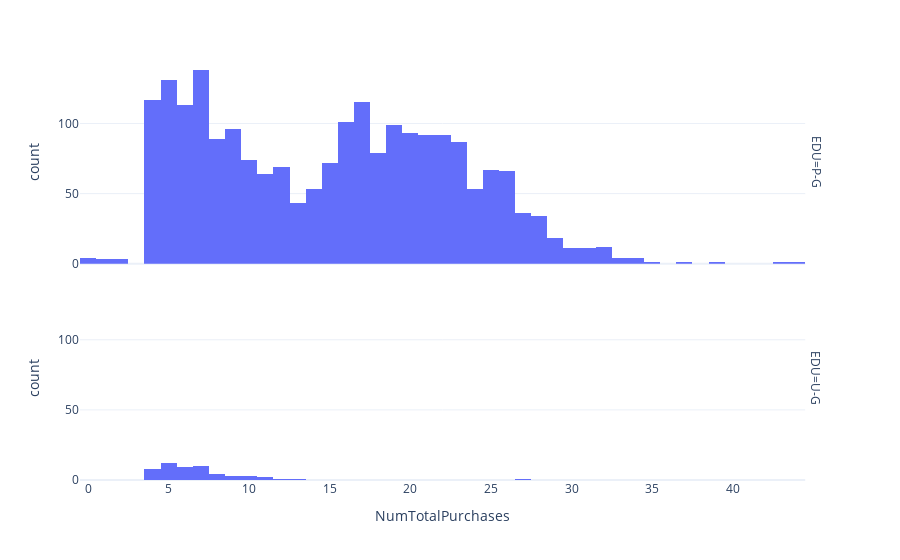

Here is the notebook cell this chart was saved with:
### Code cell
fig = px.histogram (df, x = "NumTotalPurchases",  facet_row = "EDU",  template = 'plotly_white')
fig.show ()

### Figure 1 — Plotly figure (JSON) as saved in the notebook; plotly's stock layout.template omitted (floating-point values rounded to 4 significant figures; data arrays with more than 128 entries replaced by an {"elided": "..."} marker saying what was removed)
{"data": [{"alignmentgroup": "True", "bingroup": "x", "hovertemplate": "EDU=P-G<br>NumTotalPurchases=%{x}<br>count=%{y}<extra></extra>", "legendgroup": "", "marker": {"color": "#636efa", "pattern": {"shape": ""}}, "name": "", "offsetgroup": "", "orientation": "v", "showlegend": false, "type": "histogram", "x": {"elided": "2148 int values"}, "xaxis": "x2", "yaxis": "y2"}, {"alignmentgroup": "True", "bingroup": "x", "hovertemplate": "EDU=U-G<br>NumTotalPurchases=%{x}<br>count=%{y}<extra></extra>", "legendgroup": "", "marker": {"color": "#636efa", "pattern": {"shape": ""}}, "name": "", "offsetgroup": "", "orientation": "v", "showlegend": false, "type": "histogram", "x": [11, 6, 10, 6, 11, 5, 5, 7, 4, 9, 5, 7, 12, 6, 5, 8, 10, 8, 4, 7, 4, 8, 8, 5, 7, 7, 7, 7, 7, 4, 6, 6, 5, 7, 9, 4, 10, 5, 5, 5, 5, 7, 5, 5, 6, 9, 4, 13, 4, 6, 6, 4, 6, 27], "xaxis": "x", "yaxis": "y"}], "layout": {"annotations": [{"font": {}, "showarrow": false, "text": "EDU=U-G", "textangle": 90, "x": 0.98, "xanchor": "left", "xref": "paper", "y": 0.2425, "yanchor": "middle", "yref": "paper"}, {"font": {}, "showarrow": false, "text": "EDU=P-G", "textangle": 90, "x": 0.98, "xanchor": "left", "xref": "paper", "y": 0.7575, "yanchor": "middle", "yref": "paper"}], "barmode": "relative", "legend": {"tracegroupgap": 0}, "margin": {"t": 60}, "xaxis": {"anchor": "y", "domain": [0, 0.98], "title": {"text": "NumTotalPurchases"}}, "xaxis2": {"anchor": "y2", "domain": [0, 0.98], "matches": "x", "showticklabels": false}, "yaxis": {"anchor": "x", "domain": [0, 0.485], "title": {"text": "count"}}, "yaxis2": {"anchor": "x2", "domain": [0.515, 1], "matches": "y", "title": {"text": "count"}}}}
